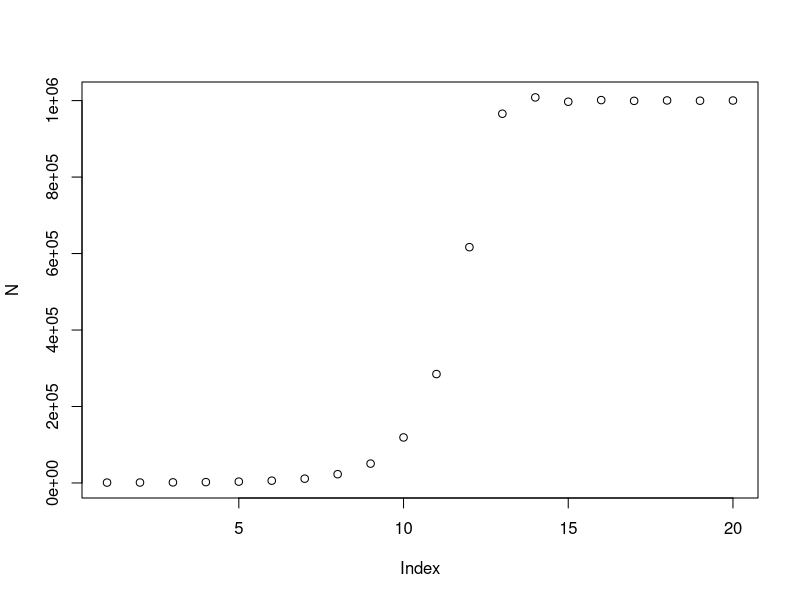

This chart was generated by the following R code:
## ---- chunk 1
knitr::opts_chunk$set(echo = TRUE)
## ---- chunk 2

#basic population growth model
grow <- function(N, r, K, theta){
  N <- N * exp(theta * r * (1 - N / K))
  return(N)
}

#set values (growth rate, carrying capacity, initial population, years)
#Theta can be a variable that we create, for example, vulnerability. That's what Chris Free did in his paper
r <- 0.9
K <- 1e6
N0 <- 1000
N <- 1000
nyears <- 20
theta <- (1:nyears) / 10

grow(N = N0, r = r, K = K, theta = theta)

#This part makes it so that the population is N-1 instead of always N
for(i in 2:nyears){
  N[i] <- grow(N = N[i-1], r = r, K = K, theta = theta[i])


}

plot(N)

